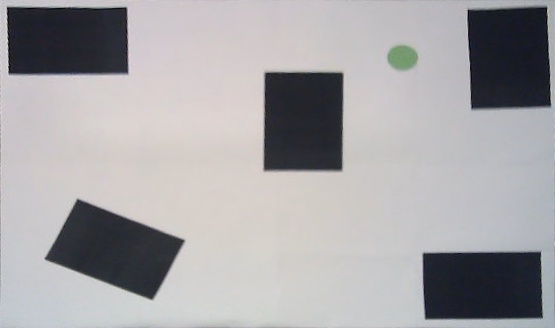
#> input picture global_nav/warped-img.jpg, 555 x 328 px
$ python voroni_test.py
#> lines starting #> are read from the running program, lines starting #| are printed output that depends on the picture; after the words box and inside, x2 and y2 are one past the last pixel; in counts of white or black regions, pixels touching at a corner belong together
# -*- coding: utf-8 -*-
"""
Created on Tue Dec  1 17:32:02 2020

@author: Celinna
"""
import cv2
import numpy as np
import matplotlib.pyplot as plt

im = 'warped-img.jpg'

def get_map():
    pixel2mmx = 2.5
    pixel2mmy = 2.1
    factor = 25

    gray = cv2.imread('warped-img.jpg', cv2.IMREAD_GRAYSCALE)
#> gray: shape (328, 555); min 0, max 226, mean 164.9
    row, col = gray.shape[:2]
#> row = 328; col = 555
    #bottom = gray[row-2:row, 0:col]
    #mean = cv2.mean(bottom)[0]

    bordersize = 10
    border = cv2.copyMakeBorder(
        gray,
        top=bordersize,
        bottom=bordersize,
        left=bordersize,
        right=bordersize,
        borderType=cv2.BORDER_CONSTANT,
        value=[0, 0, 0]
    )
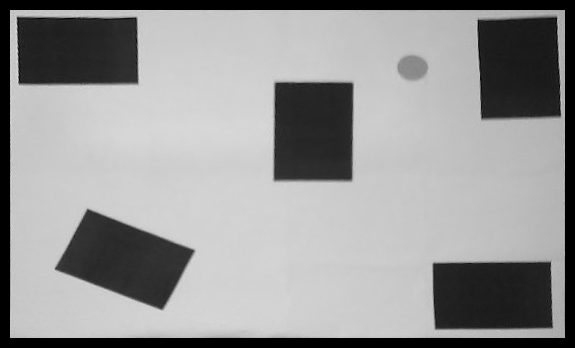
#> border: shape (348, 575); min 0, max 226, mean 150

    # [6 lines of commented-out code are left out]

    h,w = gray.shape
#> h = 328; w = 555
    #plt.imshow(gray)

    new_img = cv2.resize(border,(int(pixel2mmx*w/factor), int(pixel2mmy*h/factor)))
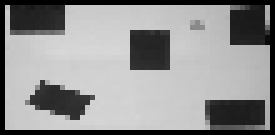
#> new_img: shape (27, 55) (shown 5 times larger); min 0, max 215, mean 145.2

    ret, thresh = cv2.threshold(new_img,127,255,cv2.THRESH_BINARY_INV)
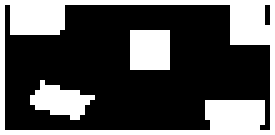
#> thresh: shape (27, 55) (shown 5 times larger); 32.1% white; 3 white regions, box (x1, y1, x2, y2) and area: (0, 0, 55, 27) 354, (26, 6, 34, 14) 64, (6, 16, 19, 24) 58

    #thresh = np.asarray(thresh)
    thresh = np.rot90(thresh,k=1, axes=(1,0))
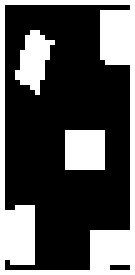
#> thresh: shape (55, 27) (shown 5 times larger); 32.1% white; 3 white regions, box (x1, y1, x2, y2) and area: (0, 0, 27, 55) 354, (13, 26, 21, 34) 64, (3, 6, 11, 19) 58
    print(thresh.shape)
#| (55, 27)

    coords = np.column_stack(np.where(thresh == 255))
#> coords = 476 pairs, first value 0 to 54, second value 0 to 26
    coords = np.transpose(coords)

    ox = coords[0,:]
#> ox = 476 values from 0 to 54
    oy = coords[1,:]
#> oy = 476 values, max 26 at index 26, min 0 at index 0, mean 13.65

    # [5 lines of commented-out code are left out]

    return ox, oy


ox, oy = get_map()
#> ox = 476 values from 0 to 54

show_animation = True

# start and goal position
sx = 10.0  # [m]
sy = 10.0  # [m]
gx = 50.0  # [m]
gy = 50.0  # [m]
robot_size = 2.0  # [m]


if show_animation:  # pragma: no cover
    plt.plot(ox, oy, ".k")
    plt.plot(sx, sy, "^r")
    plt.plot(gx, gy, "^c")
    plt.grid(True)
    plt.axis("equal")
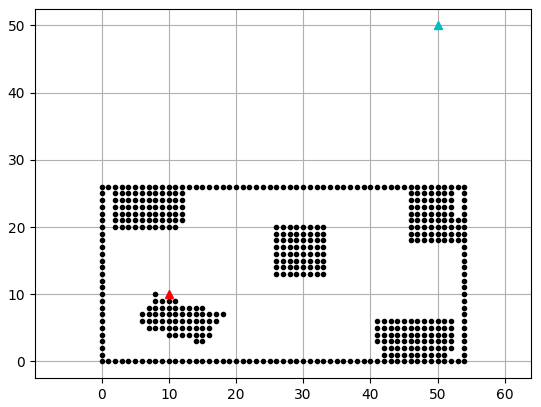
#> figure drawn by matplotlib, 1 panel
